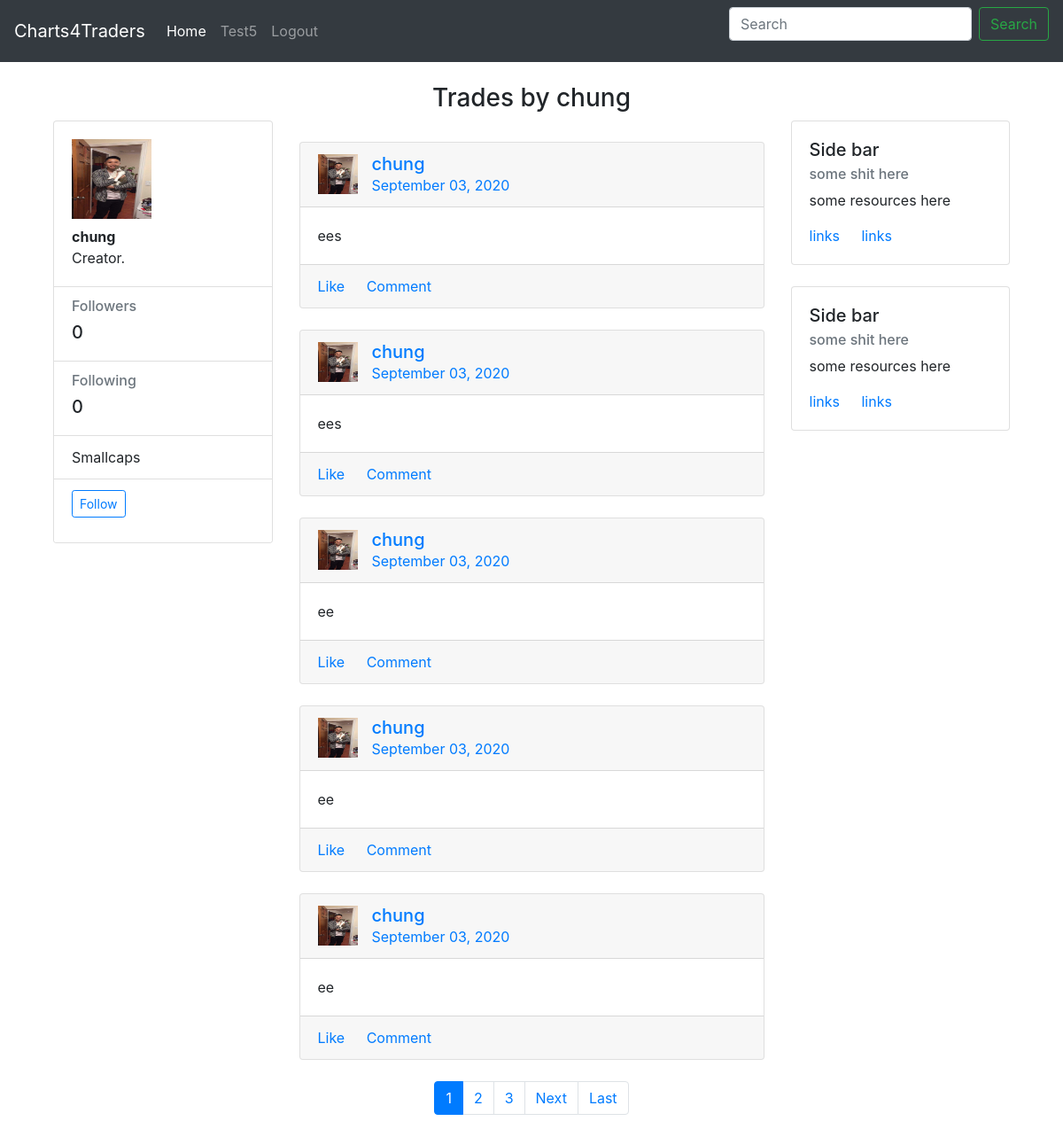
The page /user/chung (signed in) on the database as committed earlier.
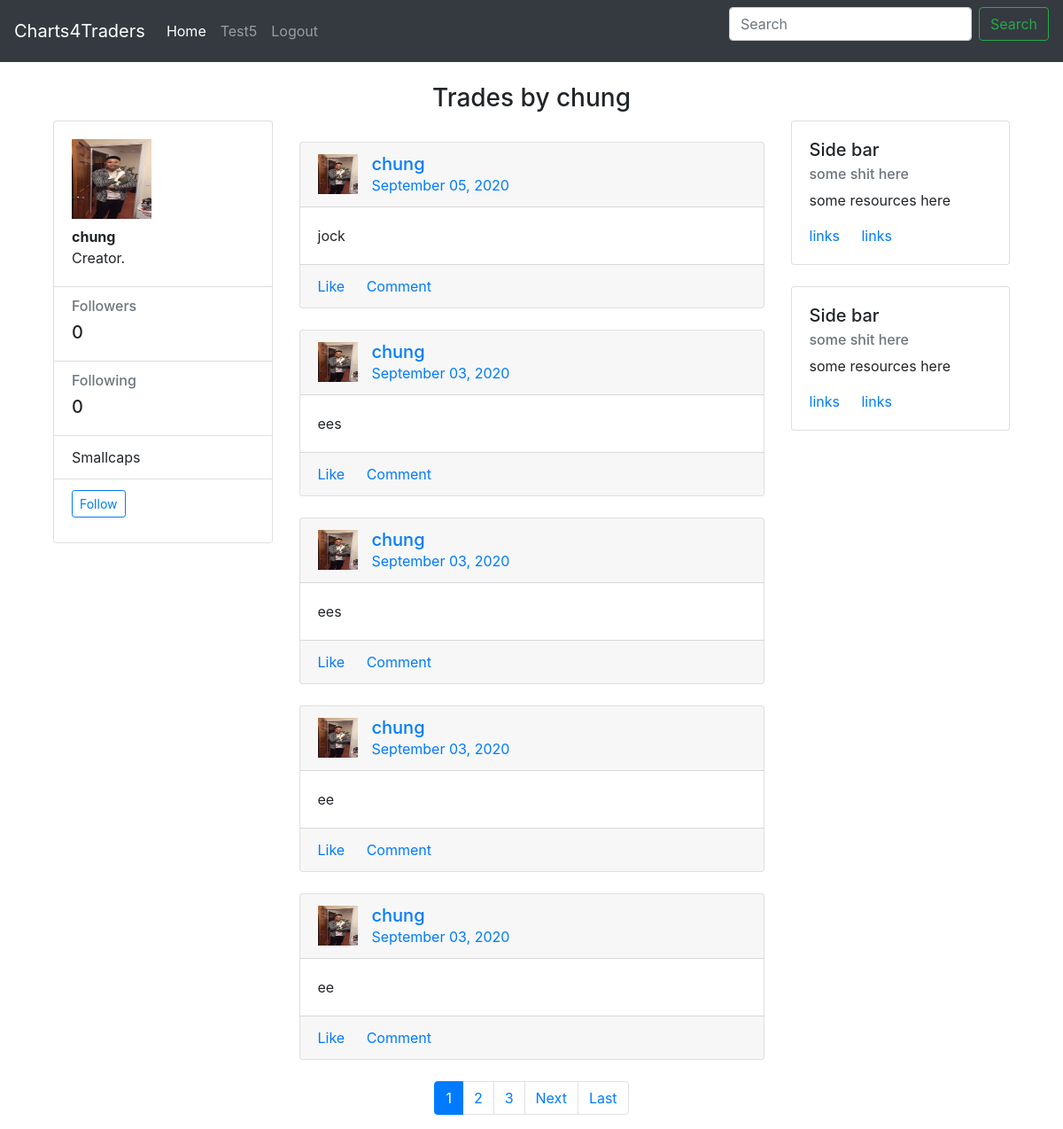
The same page on the database as committed later.
### main/models.py (models this page shows, shortened)
class Profile(models.Model):
    user = models.OneToOneField(User, on_delete=models.CASCADE)
    image = models.ImageField(default='default.jpg', upload_to='profile_pics')  #add in later
    bio = models.TextField(max_length=1000, blank=True)

class Post(models.Model):
    user = models.ForeignKey(User, on_delete=models.CASCADE) #many to one relationship where many posts can be tied to one user
    content = models.TextField(blank=True, null=True) # change blank later
    date_posted = models.DateTimeField(default=timezone.now)
    image = models.FileField(upload_to='images/', blank=True, null=True) #change to required later

### main/views.py (the view, shortened to what this page needs)
# urls.py: path("user/<str:username>", user_posts.as_view(), name="user-posts"), #profile view
class user_posts(LoginRequiredMixin, ListView):
     model = Post
     template_name = 'main/user_posts.html'
     context_object_name = 'posts'
     paginate_by = 5 #sets pagination per page
     def get_queryset(self):
          user = get_object_or_404(User, username =self.kwargs.get('username'))
          return Post.objects.filter(user=user).order_by('-date_posted')
     def get_context_data(self, **kwargs):
          displayed_user = get_object_or_404(User, username =self.kwargs.get('username'))
          current_user = self.request.user
          if current_user.username == '' or current_user is None:
               followable = False
          else:
               followable = (Follow.objects.filter(user=current_user, to_follow=displayed_user).count() == 0)
          context = super(user_posts, self).get_context_data(**kwargs)
          context['user_profile'] = Profile.objects.filter(user=displayed_user)
          context['followable'] = followable
          return context

### main/templates/main/user_posts.html (shortened to what this page needs)
{% extends 'main/header.html' %}
{% block content %}
<div class='row text-center'>
  <div class='col'>
      <h3>Trades by {{ view.kwargs.username }}</h3>
  </div>
</div>
<div class="container gedf-wrapper">
  <div class="row">
      <div class="col-md-3">
          <div class="card">
              <div class="card-body">
                {% for profile in user_profile %}
                  <div class="h5"><img class="thumbnail" width="90" height="90" src="{{ profile.image.url }}" alt=""></div>
                  <div class="h7"><strong>{{ profile.user }}</strong></div>
                  <div class="h7">{{ profile.bio }}</div>
                  {% endfor %}
              </div>
              <ul class="list-group list-group-flush">
                  <li class="list-group-item">
                      <div class="h6 text-muted">Followers</div>
                      <div class="h5">0</div>
                  </li>
                  <li class="list-group-item">
                      <div class="h6 text-muted">Following</div>
                      <div class="h5">0</div>
                  </li>
                  <li class="list-group-item">Smallcaps</li>
                  <li class="list-group-item">
                  {%  if user_profile is not None and user_profile.id != user.id  and user.username != '' %}
                  <form method="POST">
                      <div class="form-group">
                          <button class="btn btn-sm btn-outline-primary"
                                  name="{% if followable %}follow{% else %}unfollow{% endif %}"
                                  type="submit">
                                  {% if followable %}
                                    Follow
                                  {% else %}
                                    Unfollow
                                  {% endif %}
                          </button>
                        </div>
                    </form>
                {% endif %}
                    </li>
              </ul>
          </div>
      </div>
      <div class="col-md-6 gedf-main" >
          <br>
{% for post in posts %}
          <div class="card gedf-card">
              <div class="card-header">
                  <div class="d-flex justify-content-between align-items-center">
                      <div class="d-flex justify-content-between align-items-center">
                          <div class="mr-2">
                              <img class="thumbnail" width="45" height="45" src="{{ post.user.profile.image.url }}" alt="">
                          </div>
                          <div class="ml-2">
                              <div class="h5 m-0">
                                <a class="mr-2" href="{% url 'main:user-posts' post.user.username %}">{{ post.user }}</a>
                              </div>
                              <div class="h7 text-muted"><a href ="{% url 'main:post-detail' post.id %}">{{ post.date_posted|date:"F d, Y" }}</a></div>
                          </div>
                      </div>
                  </div>
              </div>
              <div class="card-body">
                  <p class="card-text">
                    {{ post.content }}
                  </p>
              </div>
              <div class="card-footer">
                  <a href="#" class="card-link"> Like</a>
                  <a href="#" class="card-link"> Comment</a>
              </div>
          </div>
          <br>
          {% endfor %}
          {% if is_paginated %}
                <nav aria-label="Page navigation example">
                    <ul class="pagination justify-content-center">
                    {% for num in page_obj.paginator.page_range %}
                        {% if page_obj.number == num %}
                        <li class="page-item active"><a class="page-link" href="?page={{ num }}">{{ num }}</a></li>
                        {% elif num > page_obj.number|add:'-3' and num < page_obj.number|add:'3' %}
                        <li class="page-item"><a class="page-link" href="?page={{ num }}">{{ num }}</a></li>
                        {% endif %}
                    {% endfor %}
                    {% if page_obj.has_next %}
                        <li class="page-item"><a class="page-link" href="?page={{ page_obj.next_page_number }}">Next</a></li>
                        <li class="page-item"><a class="page-link" href="?page={{ page_obj.paginator.num_pages }}">Last</a></li>
                    {% endif %}
                    </ul>
                </nav>
          {% endif %}
      </div>
      <div class="col-md-3">
          <div class="card gedf-card">
              <div class="card-body">
                  <h5 class="card-title">Side bar</h5>
                  <h6 class="card-subtitle mb-2 text-muted">some shit here</h6>
                  <p class="card-text">some resources here</p>
                  <a href="#" class="card-link">links</a>
                  <a href="#" class="card-link">links</a>
              </div>
          </div>
          <br>
          <div class="card gedf-card">
                  <div class="card-body">
                      <h5 class="card-title">Side bar</h5>
                      <h6 class="card-subtitle mb-2 text-muted">some shit here</h6>
                      <p class="card-text">some resources here</p>
                      <a href="#" class="card-link">links</a>
                      <a href="#" class="card-link">links</a>
                  </div>
              </div>
      </div>
  </div>
</div>
{% endblock %}

### main/templates/main/header.html (shortened to what this page needs)
<head>
    <link rel="stylesheet" href="https://stackpath.bootstrapcdn.com/bootstrap/4.5.2/css/bootstrap.min.css">
</head>
<body>
    {% include "main/includes/navbar.html" %}
    <div class="container">
        <br>
        {% block content %}
        {% endblock %}
    </div>
</body>

### main/templates/main/includes/navbar.html (shortened to what this page needs)
<nav class="navbar navbar-expand-lg navbar-dark bg-dark">
  <a class="navbar-brand" href="/">Charts4Traders</a>
  <div class="collapse navbar-collapse" id="navbarNavAltMarkup">
    <div class="navbar-nav">
      <a class="nav-link active" href="/">Home <span class="sr-only">(current)</span></a>
      {% if user.is_authenticated %}
      <a class="nav-link" href="/profile">{{user.username|title}}</a>
      <a class="nav-link" href="/logout">Logout</a>
      {% else %}
      <a class="nav-link" href="/login">Login</a>
      <a class="nav-link" href="/register">Register</a>
      {% endif %}
    </div>
  </div>
  <form class="form-inline">
    <input class="form-control mr-sm-2" type="search" placeholder="Search" aria-label="Search">
    <button class="btn btn-outline-success my-2 my-sm-0" type="submit">Search</button>
  </form>
</nav>

Rows that differ between the two databases and show on the page:
no longer on this page (row unchanged): Post: user.profile.image (picture), user "chung", date_posted "September 03, 2020", content "ee"
added Post: user.profile.image (picture), user "chung", date_posted "September 05, 2020", content "jock"
